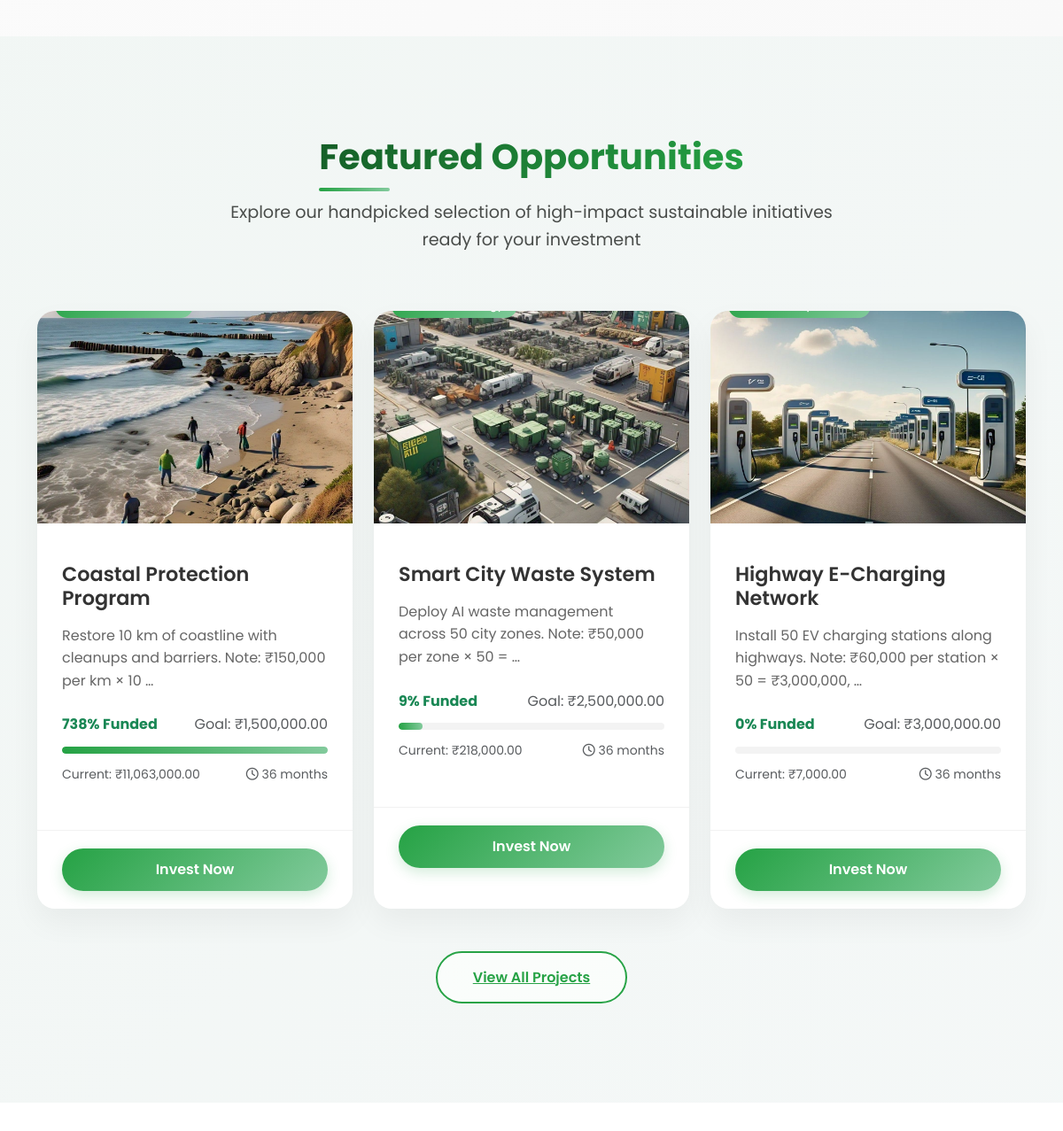
/ (middle part), run on an earlier commit of the app's database.
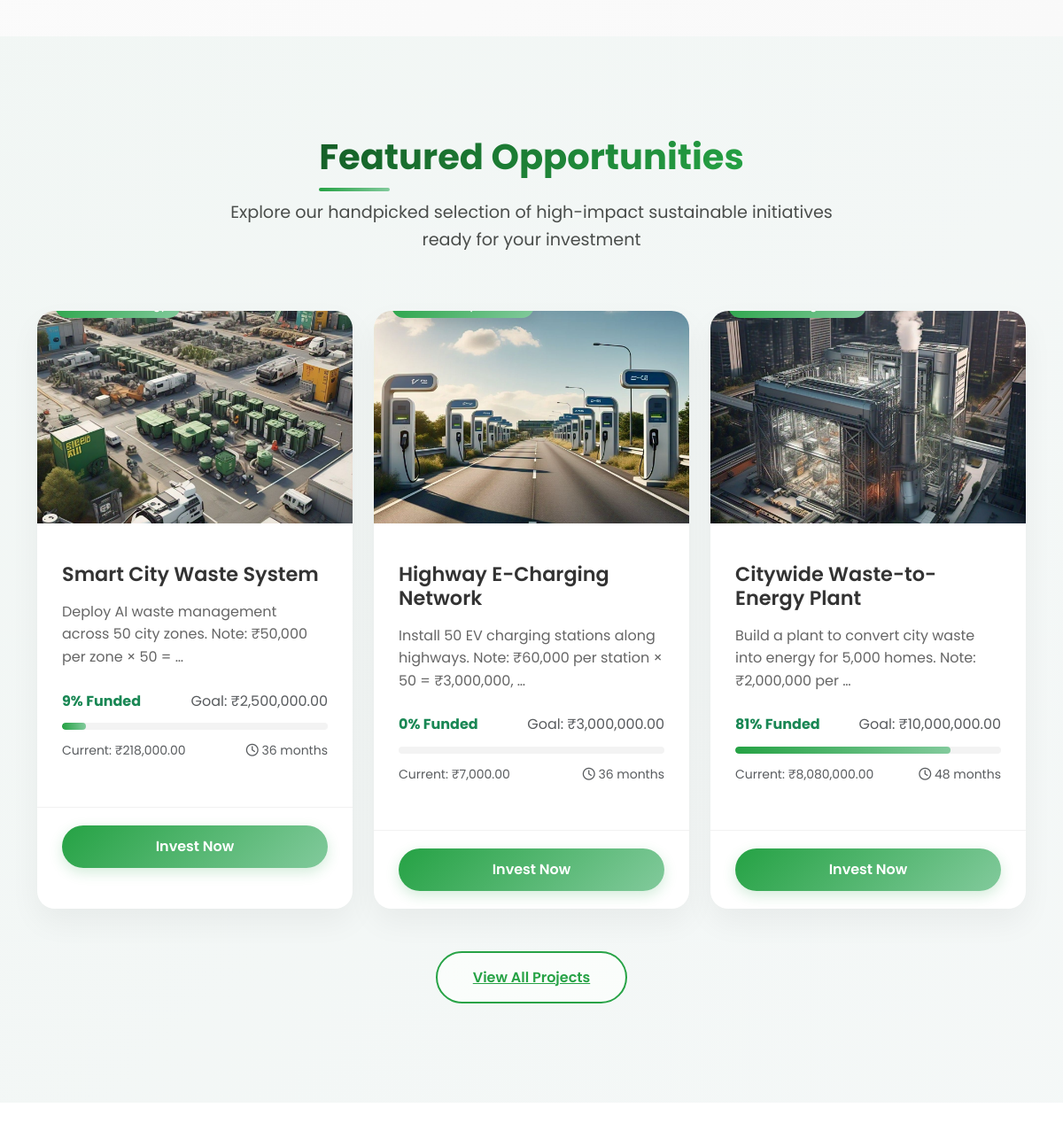
And on a later commit of the database.
### initiatives/models.py (models this page shows, shortened)
class Initiative(models.Model):
    STATUS_CHOICES = [
        ('draft', 'Draft'),
        ('active', 'Active'),
        ('funded', 'Funded'),
        ('completed', 'Completed'),
        ('cancelled', 'Cancelled')
    ]
    LOCATION_CHOICES = [
        ('Andhra Pradesh', 'Andhra Pradesh'),
        ('Arunachal Pradesh', 'Arunachal Pradesh'),
        ('Assam', 'Assam'),
        ('Bihar', 'Bihar'),
        ('Chhattisgarh', 'Chhattisgarh'),
        ('Goa', 'Goa'),
        ('Gujarat', 'Gujarat'),
        ('Haryana', 'Haryana'),
        ('Himachal Pradesh', 'Himachal Pradesh'),
        ('Jharkhand', 'Jharkhand'),
        ('Karnataka', 'Karnataka'),
        ('Kerala', 'Kerala'),
        ('Madhya Pradesh', 'Madhya Pradesh'),
        ('Maharashtra', 'Maharashtra'),
        ('Manipur', 'Manipur'),
        ('Meghalaya', 'Meghalaya'),
        ('Mizoram', 'Mizoram'),
        ('Nagaland', 'Nagaland'),
        ('Odisha', 'Odisha'),
        ('Punjab', 'Punjab'),
        ('Rajasthan', 'Rajasthan'),
        ('Sikkim', 'Sikkim'),
        ('Tamil Nadu', 'Tamil Nadu'),
        ('Telangana', 'Telangana'),
        ('Tripura', 'Tripura'),
        ('Uttar Pradesh', 'Uttar Pradesh'),
        ('Uttarakhand', 'Uttarakhand'),
        ('West Bengal', 'West Bengal')
    ]
    TECHNOLOGY_CHOICES = [
        ('Solar', 'Solar'),
        ('Wind', 'Wind'),
        ('Hydro', 'Hydro'),
        ('Organic', 'Organic'),
        ('Mechanical', 'Mechanical'),
        ('Chemical', 'Chemical'),
        ('Biofuel', 'Biofuel'),
        ('EV', 'EV'),
        ('Manual', 'Manual'),
        ('AI', 'AI')
    ]
    RISK_CHOICES = [
        ('low', 'Low Risk'),
        ('medium', 'Medium Risk'),
        ('high', 'High Risk')
    ]
    title = models.CharField(max_length=200)
    description = models.TextField()
    categories = models.ManyToManyField(Category, related_name='initiatives')
    image = models.ImageField(upload_to='initiatives/', null=True, blank=True)
    status = models.CharField(max_length=20, choices=STATUS_CHOICES, default='draft')
    location = models.CharField(max_length=100, choices=LOCATION_CHOICES, default='Karnataka')
    technology_type = models.CharField(max_length=20, choices=TECHNOLOGY_CHOICES, default='Manual')
    goal_amount = models.DecimalField(max_digits=12, decimal_places=2)
    current_amount = models.DecimalField(max_digits=12, decimal_places=2, default=0)
    created_at = models.DateTimeField(auto_now_add=True)
    updated_at = models.DateTimeField(auto_now=True)
    risk_level = models.CharField(max_length=20, choices=RISK_CHOICES, default='medium')
    duration_months = models.IntegerField(default=12)
    min_investment = models.DecimalField(max_digits=10, decimal_places=2, default=1000)
    max_investment = models.DecimalField(max_digits=12, decimal_places=2, null=True, blank=True)
    roi_estimate = models.DecimalField(max_digits=5, decimal_places=2, default=0)
    carbon_reduction_per_investment = models.FloatField(default=0)
    energy_savings_per_investment = models.FloatField(default=0)
    water_savings_per_investment = models.FloatField(default=0)
    carbon_impact = models.FloatField(default=0)  # CO2 reduction in kg
    energy_impact = models.FloatField(default=0)  # Energy saved in kWh
    water_impact = models.FloatField(default=0)   # Water saved in liters
    project_scale = models.IntegerField(
        choices=[
            (1, 'Small'),
            (2, 'Medium'),
            (3, 'Large'),
            (4, 'Very Large'),
            (5, 'Enterprise')
        ],
        default=3
    )
    class Meta:
        ordering = ['-created_at']

### core/views.py (the view)
# urls.py: path('', views.landing, name='landing_page'),
def landing(request):
    featured_initiatives = Initiative.objects.filter(status='active')[:3]
    return render(request, 'core/landing.html', {
        'featured_initiatives': featured_initiatives,
    })

### core/templates/core/landing.html (shortened to what this page needs)
{% extends 'core/base.html' %}
{% load static %}
{% load django_bootstrap5 %}
{% load humanize %}
{% block content %}
<section class="how-it-works">
</section>
<section class="featured-section">
    <div class="container">
        <div class="text-center mb-5">
            <h2 class="section-title">Featured Opportunities</h2>
            <p class="section-subtitle">Explore our handpicked selection of high-impact sustainable initiatives ready for your investment</p>
        </div>
        <div class="row g-4">
            {% for initiative in featured_initiatives %}
                <div class="col-lg-4 mb-4">
                    <div class="project-card fade-in-up" style="animation-delay: {{ forloop.counter|add:'2' }}00ms;">
                        {% if initiative.image %}
                            <img src="{{ initiative.image.url }}" class="card-img-top" alt="{{ initiative.title }}">
                        {% else %}
                            <img src="https://source.unsplash.com/random/600x400/?{{ initiative.categories.first.name|lower }},sustainability" class="card-img-top" alt="{{ initiative.title }}">
                        {% endif %}
                        <div class="category-badges">
                            {% for category in initiative.categories.all|slice:":2" %}
                                <span class="badge badge-success">{{ category.name }}</span>
                            {% endfor %}
                        </div>
                        <div class="card-body">
                            <h4 class="card-title">{{ initiative.title }}</h4>
                            <p class="card-text">{{ initiative.description|truncatewords:15 }}</p>
                            <div class="funding-progress">
                                <div class="d-flex justify-content-between">
                                    <span class="text-success fw-bold">
                                        {% widthratio initiative.current_amount initiative.goal_amount 100|floatformat:0 %}% Funded
                                    </span>
                                    <span class="text-muted">Goal: ₹{{ initiative.goal_amount|intcomma }}</span>
                                </div>
                                <div class="progress">
                                    <div class="progress-bar" role="progressbar"
                                         style="width: {% widthratio initiative.current_amount initiative.goal_amount 100 %}%"></div>
                                </div>
                                <div class="d-flex justify-content-between mt-2">
                                    <span class="text-muted small">Current: ₹{{ initiative.current_amount|intcomma }}</span>
                                    <span class="text-muted small">
                                        <i class="far fa-clock"></i>
                                        {% if initiative.duration_months %}{{ initiative.duration_months }} months{% else %}Ongoing{% endif %}
                                    </span>
                                </div>
                            </div>
                        </div>
                        <div class="card-footer">
                            <a href="{% url 'invest_initiative' initiative.id %}" class="btn btn-invest w-100">Invest Now</a>
                        </div>
                    </div>
                </div>
            {% endfor %}
        </div>
        <div class="text-center">
            <a href="{% url 'initiative_list' %}" class="view-all-btn">View All Projects</a>
        </div>
    </div>
</section>
<section class="impact-section">
</section>
{% endblock %}

What changed in the data, as far as the page shows it:
no longer on this page (row edited): Initiative: image (picture), title "Coastal Protection Program", description "Restore 10 km of coastline with cleanups and barriers. Note: ₹150,000 per km × 10 …", current_amount+goal_amount "738", goal_amount "1,500,000.00", current_amount "11,063,000.00", duration_months "36"
now on this page (row unchanged): Initiative: image (picture), title "Citywide Waste-to-Energy Plant", description "Build a plant to convert city waste into energy for 5,000 homes. Note: ₹2,000,000 per …", current_amount+goal_amount "81", goal_amount "10,000,000.00", current_amount "8,080,000.00", duration_months "48"
